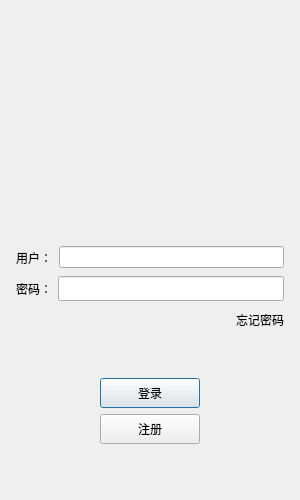
<?xml version="1.0" encoding="UTF-8"?>
<ui version="4.0">
 <class>LoginDialog</class>
 <widget class="QDialog" name="LoginDialog">
  <property name="geometry">
   <rect>
    <x>0</x>
    <y>0</y>
    <width>300</width>
    <height>500</height>
   </rect>
  </property>
  <property name="minimumSize">
   <size>
    <width>300</width>
    <height>500</height>
   </size>
  </property>
  <property name="maximumSize">
   <size>
    <width>300</width>
    <height>500</height>
   </size>
  </property>
  <property name="windowTitle">
   <string>Dialog</string>
  </property>
  <layout class="QVBoxLayout" name="verticalLayout_2">
   <item>
    <widget class="QWidget" name="widget" native="true">
     <layout class="QGridLayout" name="gridLayout">
      <item row="0" column="0">
       <widget class="QLabel" name="label">
        <property name="text">
         <string/>
        </property>
        <property name="pixmap">
         <pixmap resource="rc.qrc">:/res/ice.png</pixmap>
        </property>
        <property name="alignment">
         <set>Qt::AlignmentFlag::AlignCenter</set>
        </property>
       </widget>
      </item>
     </layout>
    </widget>
   </item>
   <item>
    <spacer name="verticalSpacer">
     <property name="orientation">
      <enum>Qt::Orientation::Vertical</enum>
     </property>
     <property name="sizeHint" stdset="0">
      <size>
       <width>20</width>
       <height>40</height>
      </size>
     </property>
    </spacer>
   </item>
   <item>
    <layout class="QVBoxLayout" name="verticalLayout">
     <property name="leftMargin">
      <number>5</number>
     </property>
     <property name="topMargin">
      <number>5</number>
     </property>
     <property name="rightMargin">
      <number>5</number>
     </property>
     <property name="bottomMargin">
      <number>5</number>
     </property>
     <item>
      <layout class="QHBoxLayout" name="user_layout">
       <property name="spacing">
        <number>7</number>
       </property>
       <item>
        <widget class="QLabel" name="user_label">
         <property name="minimumSize">
          <size>
           <width>0</width>
           <height>25</height>
          </size>
         </property>
         <property name="maximumSize">
          <size>
           <width>16777215</width>
           <height>25</height>
          </size>
         </property>
         <property name="text">
          <string>用户：</string>
         </property>
        </widget>
       </item>
       <item>
        <widget class="QLineEdit" name="lineEdit"/>
       </item>
      </layout>
     </item>
     <item>
      <layout class="QHBoxLayout" name="pass_layout">
       <item>
        <widget class="QLabel" name="pass_label">
         <property name="minimumSize">
          <size>
           <width>0</width>
           <height>25</height>
          </size>
         </property>
         <property name="maximumSize">
          <size>
           <width>16777215</width>
           <height>25</height>
          </size>
         </property>
         <property name="text">
          <string>密码：</string>
         </property>
        </widget>
       </item>
       <item>
        <widget class="QLineEdit" name="lineEdit_2">
         <property name="minimumSize">
          <size>
           <width>0</width>
           <height>25</height>
          </size>
         </property>
         <property name="maximumSize">
          <size>
           <width>16777215</width>
           <height>25</height>
          </size>
         </property>
        </widget>
       </item>
      </layout>
     </item>
     <item>
      <layout class="QHBoxLayout" name="forget_layout">
       <item>
        <spacer name="horizontalSpacer">
         <property name="orientation">
          <enum>Qt::Orientation::Horizontal</enum>
         </property>
         <property name="sizeHint" stdset="0">
          <size>
           <width>40</width>
           <height>20</height>
          </size>
         </property>
        </spacer>
       </item>
       <item>
        <widget class="QLabel" name="forget_label">
         <property name="minimumSize">
          <size>
           <width>0</width>
           <height>25</height>
          </size>
         </property>
         <property name="maximumSize">
          <size>
           <width>16777215</width>
           <height>25</height>
          </size>
         </property>
         <property name="text">
          <string>忘记密码</string>
         </property>
        </widget>
       </item>
      </layout>
     </item>
     <item>
      <spacer name="verticalSpacer_2">
       <property name="orientation">
        <enum>Qt::Orientation::Vertical</enum>
       </property>
       <property name="sizeHint" stdset="0">
        <size>
         <width>20</width>
         <height>40</height>
        </size>
       </property>
      </spacer>
     </item>
     <item>
      <layout class="QHBoxLayout" name="login_layout">
       <item>
        <spacer name="horizontalSpacer_2">
         <property name="orientation">
          <enum>Qt::Orientation::Horizontal</enum>
         </property>
         <property name="sizeHint" stdset="0">
          <size>
           <width>40</width>
           <height>20</height>
          </size>
         </property>
        </spacer>
       </item>
       <item>
        <widget class="QPushButton" name="login_btn">
         <property name="minimumSize">
          <size>
           <width>100</width>
           <height>30</height>
          </size>
         </property>
         <property name="maximumSize">
          <size>
           <width>100</width>
           <height>30</height>
          </size>
         </property>
         <property name="text">
          <string>登录</string>
         </property>
        </widget>
       </item>
       <item>
        <spacer name="horizontalSpacer_3">
         <property name="orientation">
          <enum>Qt::Orientation::Horizontal</enum>
         </property>
         <property name="sizeHint" stdset="0">
          <size>
           <width>40</width>
           <height>20</height>
          </size>
         </property>
        </spacer>
       </item>
      </layout>
     </item>
     <item>
      <layout class="QHBoxLayout" name="reg_layout">
       <item>
        <spacer name="horizontalSpacer_4">
         <property name="orientation">
          <enum>Qt::Orientation::Horizontal</enum>
         </property>
         <property name="sizeHint" stdset="0">
          <size>
           <width>40</width>
           <height>20</height>
          </size>
         </property>
        </spacer>
       </item>
       <item>
        <widget class="QPushButton" name="reg_btn">
         <property name="minimumSize">
          <size>
           <width>100</width>
           <height>30</height>
          </size>
         </property>
         <property name="maximumSize">
          <size>
           <width>100</width>
           <height>30</height>
          </size>
         </property>
         <property name="text">
          <string>注册</string>
         </property>
        </widget>
       </item>
       <item>
        <spacer name="horizontalSpacer_5">
         <property name="orientation">
          <enum>Qt::Orientation::Horizontal</enum>
         </property>
         <property name="sizeHint" stdset="0">
          <size>
           <width>40</width>
           <height>20</height>
          </size>
         </property>
        </spacer>
       </item>
      </layout>
     </item>
     <item>
      <spacer name="verticalSpacer_3">
       <property name="orientation">
        <enum>Qt::Orientation::Vertical</enum>
       </property>
       <property name="sizeHint" stdset="0">
        <size>
         <width>20</width>
         <height>40</height>
        </size>
       </property>
      </spacer>
     </item>
    </layout>
   </item>
  </layout>
 </widget>
 <resources>
  <include location="rc.qrc"/>
 </resources>
 <connections/>
</ui>
